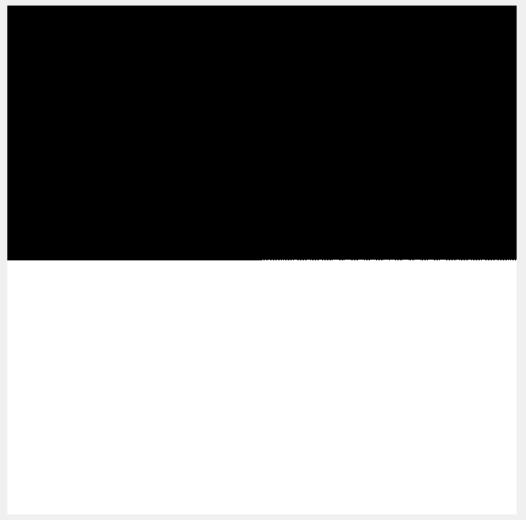
#> input picture A2_resources/box.png, 526 x 520 px, found by its file name
$ jupyter execute --allow-errors q3_1.ipynb   (shell and % lines are left out)
#> lines starting #> are read from the running program, lines starting #| are printed output that depends on the picture
### Create a matrix of size 3x3 which when convolved with box.png results in a white line where the white meets the black.

[cell 1]

import cv2
import numpy as np
from matplotlib import pyplot as plt
import math

[cell 2]
i1 = './A2_resources/box.png'

img1 = cv2.imread(i1, 0)
#> img1 is the input picture: shape (520, 526); min 0, max 255, mean 133.3
img1 = img1.astype(np.float16)

[cell 3]
mat1 = np.array([[-1, -1, -1], [0, 0, 0], [1, 1, 1]])

[cell 4]
def im2col(A, block, stepsize=1):
    m,n = A.shape
    s0, s1 = A.strides
    nrows = m-block[0]+1
    ncols = n-block[1]+1
    shp = block[0],block[1],nrows,ncols
    strd = s0,s1,s0,s1

    out_view = np.lib.stride_tricks.as_strided(A, shape=shp, strides=strd)
    return out_view.reshape(block[0]*block[1],-1)[:,::stepsize]

[cell 5]
def conv(img, mat):
    a1, a2 = img.shape

    b1, b2 = mat.shape

    mat_f = np.array(mat.flatten())
    imcol = im2col(img, (a1-b1+1,a2-b2+1))
    x = np.multiply(imcol, mat_f)
    y = np.sum(x, axis = 1)
    y = y.reshape(a1-b1+1, a2-b2+1)

    return y

[cell 6]
# output1 = np.clip(conv(img1, laplacian1), 0, 255)
output = np.clip(conv(img1, mat1), 0, 255)
#> in im2col, `s0, s1 = A.strides`: s0 = 1052; s1 = 2
#> in im2col, `strd = s0,s1,s0,s1`: strd = (1052, 2, 1052, 2)
#> in conv, `y = y.reshape(a1-b1+1, a2-b2+1)`:
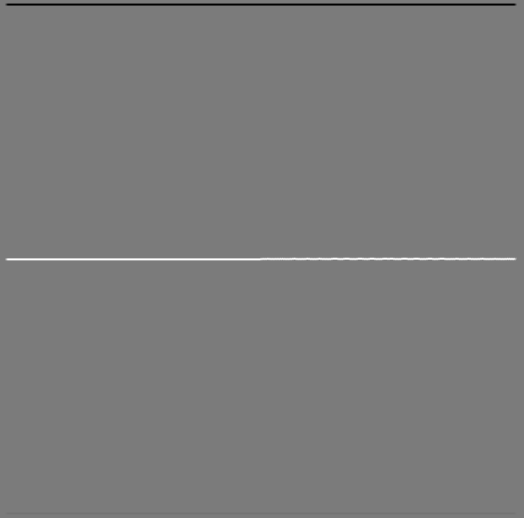
#> y: shape (518, 524) float64; min -720, max 765, mean 0; drawn with min black and max white
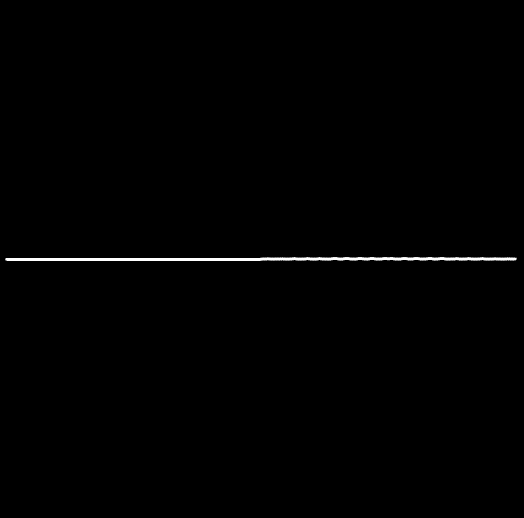
#> output: shape (518, 524) float64; min 0, max 255, mean 1.4
output = output.astype(np.uint8)
img1 = img1.astype(np.uint8)

[cell 7]
plt.subplot(121),plt.imshow(img1, cmap = 'gray')
plt.title('Original'), plt.xticks([]), plt.yticks([])
plt.subplot(122),plt.imshow(output, cmap = 'gray')
plt.title('Filtered'), plt.xticks([]), plt.yticks([])
plt.show()
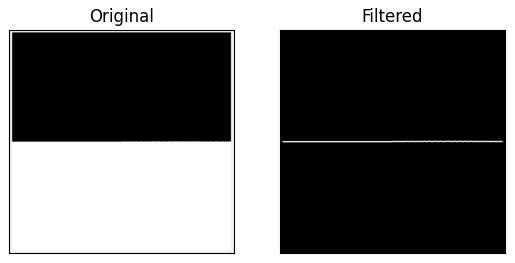
#> figure drawn by matplotlib, 2 panels
